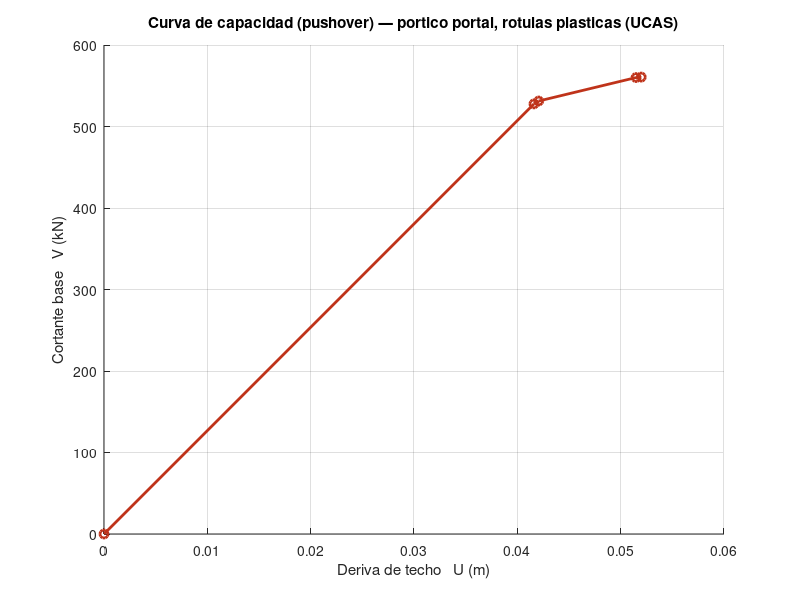

MATLAB code for this plot:
% ============================================================
%  PUSHOVER de PORTICO 2D  —  rotulas plasticas, event-to-event
%  (metodo del pushover no lineal de UCAS 2D, NSP_Pushover_armadura.m,
%   simplificado a rotulas concentradas / plasticidad por momento):
%   - carga lateral de REFERENCIA en el techo;
%   - se calculan los momentos de extremo; el extremo que primero
%     alcanza Mp forma una ROTULA (release de momento);
%   - se re-arma la rigidez y se repite -> curva de capacidad V vs U,
%     hasta el MECANISMO (rigidez lateral ~ 0).
%  Modelo: portico portal (2 columnas empotradas + 1 viga).
% ============================================================

% --- Modelo como DATOS -----------------------------------------------
% Nodos: [ id  x  y ]   (m)
XY = [ 1  0  0
       2  0  3
       3  4  3
       4  4  0 ];
% Elementos: [ id  nI  nJ   E(kPa)   A(m2)    I(m4)     Mp(kN*m) ]
EL = [ 1  1  2   200e6   0.010   1.0e-4    150     % columna izq
       2  2  3   200e6   0.010   1.5e-4    180     % viga
       3  4  3   200e6   0.010   1.0e-4    150 ];  % columna der

nN = size(XY,1);   nE = size(EL,1);
ndof = 3*nN;                      % 3 GDL por nodo: ux, uy, giro

% Empotramientos en las bases (nodos 1 y 4): todos los GDL fijos
fixed = [1 2 3, 10 11 12];        % (3*1-2..3*1) y (3*4-2..3*4)
free  = setdiff(1:ndof, fixed);

% GDL de control: ux del nodo 2 (deriva de techo). Carga lateral de referencia ahi.
GDLc = 3*2-2;                     % = 4

% Estado de rotulas: hi(e), hj(e) = 1 si el extremo I / J ya rotulo
hi = zeros(nE,1);   hj = zeros(nE,1);
Macc_i = zeros(nE,1);  Macc_j = zeros(nE,1);   % momento acumulado por extremo
Vacc = 0;  Uacc = 0;
Ucurve = 0;  Vcurve = 0;

disp('=== Secuencia de rotulas plasticas (pushover) ===')
for step = 1:(2*nE+1)
    % --- Ensamblaje global con el estado de rotulas actual ---
    K = zeros(ndof, ndof);
    for e = 1:nE
        NI = EL(e,2);  NJ = EL(e,3);
        Ee = EL(e,4);  Ae = EL(e,5);  Ie = EL(e,6);
        dx = XY(NJ,2)-XY(NI,2);  dy = XY(NJ,3)-XY(NI,3);
        L  = sqrt(dx^2+dy^2);    c = dx/L;  sn = dy/L;
        ea = Ee*Ae/L;   ei = Ee*Ie;
        % --- Parte flexional local segun rotulas (v_i, th_i, v_j, th_j) ---
        if hi(e)==0 && hj(e)==0
            kf = (ei/L^3)*[ 12,   6*L,  -12,   6*L
                            6*L, 4*L^2, -6*L, 2*L^2
                           -12,  -6*L,   12,  -6*L
                            6*L, 2*L^2, -6*L, 4*L^2];
        elseif hi(e)==1 && hj(e)==0        % rotula en extremo I
            kf = (ei/L^3)*[ 3, 0, -3,  3*L
                            0, 0,  0,  0
                           -3, 0,  3, -3*L
                            3*L,0,-3*L,3*L^2];
        elseif hi(e)==0 && hj(e)==1        % rotula en extremo J
            kf = (ei/L^3)*[ 3,  3*L, -3, 0
                            3*L,3*L^2,-3*L,0
                           -3, -3*L,  3, 0
                            0,  0,    0, 0];
        else                                % rotula en ambos -> solo axial
            kf = zeros(4,4);
        end
        % --- Ensamblar 6x6 local: gdl [u_i v_i th_i u_j v_j th_j] ---
        kloc = zeros(6,6);
        kloc([1 4],[1 4]) = [ ea, -ea; -ea, ea ];
        kloc([2 3 5 6],[2 3 5 6]) = kf;
        % --- Transformacion a global ---
        T = [ c  sn 0 0  0 0
             -sn c  0 0  0 0
              0  0  1 0  0 0
              0  0  0 c  sn 0
              0  0  0 -sn c 0
              0  0  0 0  0 1];
        kg = T' * kloc * T;
        g  = [3*NI-2, 3*NI-1, 3*NI, 3*NJ-2, 3*NJ-1, 3*NJ];
        K(g,g) = K(g,g) + kg;
    end

    % --- Carga lateral de REFERENCIA (unitaria) en el techo ---
    F = zeros(ndof,1);   F(GDLc) = 1;
    Kff = K(free,free);
    % Detectar MECANISMO antes de invertir: al formarse suficientes rotulas la
    % rigidez lateral se vuelve singular (numero de condicion -> Inf).
    if cond(Kff) > 1e12
        disp('Mecanismo de colapso alcanzado (rigidez lateral singular).')
        break
    end
    u = zeros(ndof,1);
    u(free) = inv(Kff) * F(free);

    % --- Momentos de extremo por elemento (bajo la carga unitaria) ---
    lambda = inf;   ee = 0;   endsel = 0;
    Mi = zeros(nE,1);  Mj = zeros(nE,1);
    for e = 1:nE
        NI = EL(e,2);  NJ = EL(e,3);
        Ee = EL(e,4);  Ie = EL(e,6);
        dx = XY(NJ,2)-XY(NI,2);  dy = XY(NJ,3)-XY(NI,3);
        L  = sqrt(dx^2+dy^2);    c = dx/L;  sn = dy/L;
        T = [ c  sn 0 0  0 0
             -sn c  0 0  0 0
              0  0  1 0  0 0
              0  0  0 c  sn 0
              0  0  0 -sn c 0
              0  0  0 0  0 1];
        g   = [3*NI-2, 3*NI-1, 3*NI, 3*NJ-2, 3*NJ-1, 3*NJ];
        ul  = T * u(g);            % desplazamientos locales [u_i v_i th_i u_j v_j th_j]
        ei  = Ee*Ie;
        % Momento de extremo (Euler-Bernoulli), solo si el extremo NO esta rotulado
        if hi(e)==0
            Mi(e) = (ei/L^2)*( 6*ul(2) + 4*L*ul(3) - 6*ul(5) + 2*L*ul(6) )/L;
            rem = EL(e,7) - Macc_i(e);
            if abs(Mi(e))>1e-9
                pf = rem/abs(Mi(e));
                if pf < lambda, lambda=pf; ee=e; endsel=1; end
            end
        end
        if hj(e)==0
            Mj(e) = (ei/L^2)*( 6*ul(2) + 2*L*ul(3) - 6*ul(5) + 4*L*ul(6) )/L;
            rem = EL(e,7) - Macc_j(e);
            if abs(Mj(e))>1e-9
                pf = rem/abs(Mj(e));
                if pf < lambda, lambda=pf; ee=e; endsel=2; end
            end
        end
    end
    if ee==0
        disp('No quedan extremos elasticos (mecanismo).')
        break
    end

    % --- Acumular hasta el proximo evento de rotula ---
    Macc_i = Macc_i + lambda*abs(Mi);
    Macc_j = Macc_j + lambda*abs(Mj);
    Vacc = Vacc + lambda;
    Uacc = Uacc + lambda*abs(u(GDLc));
    Ucurve = [Ucurve; Uacc];
    Vcurve = [Vcurve; Vacc];
    if endsel==1
        hi(ee)=1;  extremo='I';
    else
        hj(ee)=1;  extremo='J';
    end
    fprintf('Paso %d: rotula en elem %d extremo %s  |  V_base = %8.2f kN   U = %.4e m\n', ...
            step, ee, extremo, Vacc, Uacc);
end

% --- Curva de capacidad (pushover) -----------------------------------
figure; hold on; grid on
plot(Ucurve, Vcurve, '-o', 'LineWidth', 2, 'Color', [0.75 0.20 0.10]);
xlabel('Deriva de techo   U (m)');
ylabel('Cortante base   V (kN)');
title('Curva de capacidad (pushover) — portico portal, rotulas plasticas (UCAS)');
